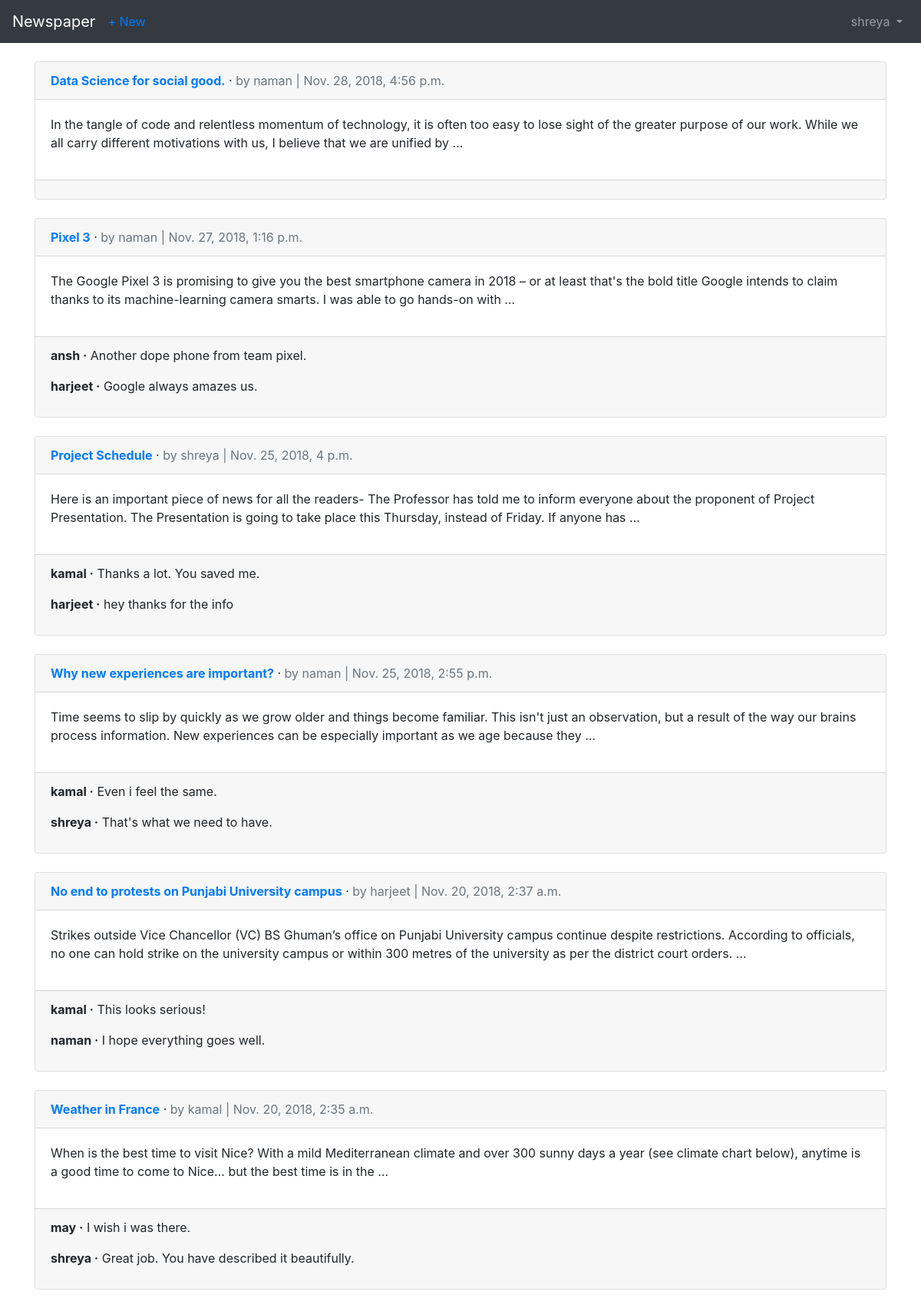
Screenshot of /articles/ (signed in) with the database file from the repository.
### users/models.py (models this page shows)
class CustomUser(AbstractUser):
	age = models.PositiveIntegerField(default= 0)

### articles/models.py (models this page shows, shortened)
class Article(models.Model):
	title = models.CharField(max_length=255)
	body = models.TextField()
	date = models.DateTimeField(auto_now_add=True)
	author = models.ForeignKey(
		settings.AUTH_USER_MODEL,
		on_delete=models.CASCADE,
	)

class Comment(models.Model):
	article = models.ForeignKey(
		Article,
		on_delete=models.CASCADE,
		related_name='comments',
	)
	comment = models.TextField()
	author = models.ForeignKey(
		settings.AUTH_USER_MODEL,
		on_delete=models.CASCADE,
	)
	def __str__(self):
		return self.comment

### articles/views.py (the view)
# urls.py: path('', views.ArticleListView.as_view(), name='article_list'),
class ArticleListView(ListView):
    model = Article
    template_name = 'article_list.html'

### templates/article_list.html (shortened to what this page needs)
{% extends 'base.html' %}
{% block content %}
{% for article in object_list reversed %}
<div class="card">
	<div class="card-header">
		<span class="font-weight-bold"><a href="{% url 'article_detail' article.pk %}">{{ article.title|capfirst }}</a></span> &middot;
		<span class="text-muted">by {{ article.author }} | {{ article.date }}</span>
	</div>
	<div class="card-body">
		<p>{{ article.body|truncatewords:40 }}</p>
	</div>
	<div class="card-footer">
		{% for comment in article.comments.all|slice:"2" %}
		<p>
			<span class="font-weight-bold">{{ comment.author }} &middot;</span>
			{{ comment }}
		</p>
		{% endfor %}
	</div>
</div>
<br />
{% endfor %}
{% endblock content %}

### templates/base.html (shortened to what this page needs)
<!doctype html>
<html lang="en">
  <head>
    <link rel="stylesheet" href="https://stackpath.bootstrapcdn.com/bootstrap/4.1.3/css/bootstrap.min.css">
  </head>
  <body>
    <nav class="navbar navbar-expand-md navbar-dark bg-dark mb-4">
      <a class="navbar-brand" href="{% url 'home' %}">Newspaper</a>
      {% if user.is_authenticated %}
        <ul class="navbar-nav mr-auto">
          <li class="nav-item"><a href="{% url 'article_new' %}">+ New</a></li>
        </ul>
      {% endif %}
      <div class="collapse navbar-collapse" id="navbarCollapse">
        {% if user.is_authenticated %}
          <ul class="navbar-nav ml-auto">
            <li class="nav-item">
              <a class="nav-link dropdown-toggle" href="#" id="userMenu"\
              data-toggle="dropdown" aria-haspopup="true" aria-expanded\
              ="false">
                {{ user.username }}
              </a>
            </li>
          </ul>
        {% endif %}
      </div>
    </nav>
    <div class="container">
      {% block content %}
      {% endblock content %}
    </div>
  </body>
</html>

### rows the page displays
CustomUser: username "shreya"
Article: title "Data Science for social good.", author "naman", date "Nov. 28, 2018, 4:56 p.m.", body "In the tangle of code and relentless momentum of technology, it is often too easy to lose sight of the greater purpose of our work. While we all carry different motivations with us, I believe that we are unified by …"
Article: title "Pixel 3", author "naman", date "Nov. 27, 2018, 1:16 p.m.", body "The Google Pixel 3 is promising to give you the best smartphone camera in 2018 – or at least that's the bold title Google intends to claim thanks to its machine-learning camera smarts. I was able to go hands-on with …"
Comment: author "ansh", comment "Another dope phone from team pixel."
Comment: author "harjeet", comment "Google always amazes us."
Article: title "Project Schedule", author "shreya", date "Nov. 25, 2018, 4 p.m.", body "Here is an important piece of news for all the readers- The Professor has told me to inform everyone about the proponent of Project Presentation. The Presentation is going to take place this Thursday, instead of Friday. If anyone has …"
Comment: author "kamal", comment "Thanks a lot. You saved me."
Comment: author "harjeet", comment "hey thanks for the info"
Article: title "Why new experiences are important?", author "naman", date "Nov. 25, 2018, 2:55 p.m.", body "Time seems to slip by quickly as we grow older and things become familiar. This isn't just an observation, but a result of the way our brains process information. New experiences can be especially important as we age because they …"
Comment: author "kamal", comment "Even i feel the same."
Comment: author "shreya", comment "That's what we need to have."
Article: title "No end to protests on Punjabi University campus", author "harjeet", date "Nov. 20, 2018, 2:37 a.m.", body "Strikes outside Vice Chancellor (VC) BS Ghuman’s office on Punjabi University campus continue despite restrictions. According to officials, no one can hold strike on the university campus or within 300 metres of the university as per the district court orders. …"
Comment: author "kamal", comment "This looks serious!"
Comment: author "naman", comment "I hope everything goes well."
Article: title "Weather in France", author "kamal", date "Nov. 20, 2018, 2:35 a.m.", body "When is the best time to visit Nice? With a mild Mediterranean climate and over 300 sunny days a year (see climate chart below), anytime is a good time to come to Nice… but the best time is in the …"
Comment: author "may", comment "I wish i was there."
Comment: author "shreya", comment "Great job. You have described it beautifully."
